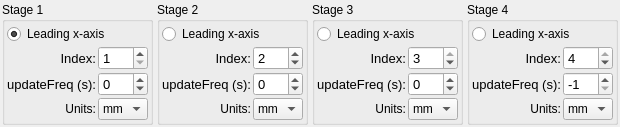
        <widget class="QWidget" name="tab_4">
         <attribute name="title">
          <string>motion settings</string>
         </attribute>
         <layout class="QHBoxLayout" name="horizontalLayout_16">
          <property name="spacing">
           <number>4</number>
          </property>
          <property name="leftMargin">
           <number>2</number>
          </property>
          <property name="topMargin">
           <number>2</number>
          </property>
          <property name="rightMargin">
           <number>2</number>
          </property>
          <property name="bottomMargin">
           <number>2</number>
          </property>
          <item>
           <widget class="QGroupBox" name="groupBox_2">
            <property name="title">
             <string>Stage 1</string>
            </property>
            <layout class="QVBoxLayout" name="verticalLayout_10">
             <property name="spacing">
              <number>2</number>
             </property>
             <property name="leftMargin">
              <number>2</number>
             </property>
             <property name="topMargin">
              <number>2</number>
             </property>
             <property name="rightMargin">
              <number>2</number>
             </property>
             <property name="bottomMargin">
              <number>2</number>
             </property>
             <item>
              <widget class="QRadioButton" name="RB_xAxis0">
               <property name="text">
                <string>Leading x-axis</string>
               </property>
               <property name="checked">
                <bool>true</bool>
               </property>
               <property name="autoExclusive">
                <bool>true</bool>
               </property>
               <attribute name="buttonGroup">
                <string notr="true">buttonGroup</string>
               </attribute>
              </widget>
             </item>
             <item>
              <layout class="QGridLayout" name="gridLayout_11">
               <property name="spacing">
                <number>2</number>
               </property>
               <item row="2" column="0">
                <widget class="QLabel" name="label_8">
                 <property name="text">
                  <string>Units:</string>
                 </property>
                 <property name="alignment">
                  <set>Qt::AlignRight|Qt::AlignTrailing|Qt::AlignVCenter</set>
                 </property>
                </widget>
               </item>
               <item row="0" column="1">
                <widget class="QSpinBox" name="SB_si0">
                 <property name="font">
                  <font>
                   <pointsize>10</pointsize>
                  </font>
                 </property>
                 <property name="minimum">
                  <number>1</number>
                 </property>
                 <property name="maximum">
                  <number>3</number>
                 </property>
                </widget>
               </item>
               <item row="2" column="1">
                <widget class="QComboBox" name="CB_units0">
                 <item>
                  <property name="text">
                   <string>mm</string>
                  </property>
                 </item>
                 <item>
                  <property name="text">
                   <string>ps</string>
                  </property>
                 </item>
                 <item>
                  <property name="text">
                   <string>deg</string>
                  </property>
                 </item>
                </widget>
               </item>
               <item row="1" column="0">
                <widget class="QLabel" name="label_33">
                 <property name="font">
                  <font>
                   <pointsize>10</pointsize>
                  </font>
                 </property>
                 <property name="text">
                  <string>updateFreq (s):</string>
                 </property>
                 <property name="alignment">
                  <set>Qt::AlignRight|Qt::AlignTrailing|Qt::AlignVCenter</set>
                 </property>
                </widget>
               </item>
               <item row="1" column="1">
                <widget class="QSpinBox" name="SB_updateFreq0">
                 <property name="font">
                  <font>
                   <pointsize>10</pointsize>
                  </font>
                 </property>
                 <property name="minimum">
                  <number>-1</number>
                 </property>
                 <property name="maximum">
                  <number>60</number>
                 </property>
                 <property name="value">
                  <number>0</number>
                 </property>
                </widget>
               </item>
               <item row="0" column="0">
                <widget class="QLabel" name="label_4">
                 <property name="font">
                  <font>
                   <pointsize>10</pointsize>
                  </font>
                 </property>
                 <property name="text">
                  <string>Index:</string>
                 </property>
                 <property name="alignment">
                  <set>Qt::AlignRight|Qt::AlignTrailing|Qt::AlignVCenter</set>
                 </property>
                </widget>
               </item>
              </layout>
             </item>
            </layout>
           </widget>
          </item>
          <item>
           <widget class="QGroupBox" name="groupBox_3">
            <property name="title">
             <string>Stage 2</string>
            </property>
            <layout class="QVBoxLayout" name="verticalLayout_11">
             <property name="spacing">
              <number>2</number>
             </property>
             <property name="leftMargin">
              <number>2</number>
             </property>
             <property name="topMargin">
              <number>2</number>
             </property>
             <property name="rightMargin">
              <number>2</number>
             </property>
             <property name="bottomMargin">
              <number>2</number>
             </property>
             <item>
              <widget class="QRadioButton" name="RB_xAxis1">
               <property name="text">
                <string>Leading x-axis</string>
               </property>
               <attribute name="buttonGroup">
                <string notr="true">buttonGroup</string>
               </attribute>
              </widget>
             </item>
             <item>
              <layout class="QGridLayout" name="gridLayout_12">
               <property name="spacing">
                <number>2</number>
               </property>
               <item row="0" column="1">
                <widget class="QSpinBox" name="SB_si1">
                 <property name="font">
                  <font>
                   <pointsize>10</pointsize>
                  </font>
                 </property>
                 <property name="minimum">
                  <number>1</number>
                 </property>
                 <property name="maximum">
                  <number>3</number>
                 </property>
                 <property name="singleStep">
                  <number>1</number>
                 </property>
                 <property name="value">
                  <number>2</number>
                 </property>
                </widget>
               </item>
               <item row="0" column="0">
                <widget class="QLabel" name="label_12">
                 <property name="font">
                  <font>
                   <pointsize>10</pointsize>
                  </font>
                 </property>
                 <property name="text">
                  <string>Index:</string>
                 </property>
                 <property name="alignment">
                  <set>Qt::AlignRight|Qt::AlignTrailing|Qt::AlignVCenter</set>
                 </property>
                </widget>
               </item>
               <item row="2" column="0">
                <widget class="QLabel" name="label_16">
                 <property name="text">
                  <string>Units:</string>
                 </property>
                 <property name="alignment">
                  <set>Qt::AlignRight|Qt::AlignTrailing|Qt::AlignVCenter</set>
                 </property>
                </widget>
               </item>
               <item row="2" column="1">
                <widget class="QComboBox" name="CB_units1">
                 <property name="insertPolicy">
                  <enum>QComboBox::InsertAtTop</enum>
                 </property>
                 <item>
                  <property name="text">
                   <string>mm</string>
                  </property>
                 </item>
                 <item>
                  <property name="text">
                   <string>ps</string>
                  </property>
                 </item>
                 <item>
                  <property name="text">
                   <string>deg</string>
                  </property>
                 </item>
                </widget>
               </item>
               <item row="1" column="0">
                <widget class="QLabel" name="label_43">
                 <property name="font">
                  <font>
                   <pointsize>10</pointsize>
                  </font>
                 </property>
                 <property name="text">
                  <string>updateFreq (s):</string>
                 </property>
                 <property name="alignment">
                  <set>Qt::AlignRight|Qt::AlignTrailing|Qt::AlignVCenter</set>
                 </property>
                </widget>
               </item>
               <item row="1" column="1">
                <widget class="QSpinBox" name="SB_updateFreq1">
                 <property name="font">
                  <font>
                   <pointsize>10</pointsize>
                  </font>
                 </property>
                 <property name="minimum">
                  <number>-1</number>
                 </property>
                 <property name="maximum">
                  <number>60</number>
                 </property>
                 <property name="value">
                  <number>0</number>
                 </property>
                </widget>
               </item>
              </layout>
             </item>
            </layout>
           </widget>
          </item>
          <item>
           <widget class="QGroupBox" name="groupBox_9">
            <property name="title">
             <string>Stage 3</string>
            </property>
            <layout class="QVBoxLayout" name="verticalLayout_12">
             <property name="spacing">
              <number>2</number>
             </property>
             <property name="leftMargin">
              <number>2</number>
             </property>
             <property name="topMargin">
              <number>2</number>
             </property>
             <property name="rightMargin">
              <number>2</number>
             </property>
             <property name="bottomMargin">
              <number>2</number>
             </property>
             <item>
              <widget class="QRadioButton" name="RB_xAxis2">
               <property name="text">
                <string>Leading x-axis</string>
               </property>
               <attribute name="buttonGroup">
                <string notr="true">buttonGroup</string>
               </attribute>
              </widget>
             </item>
             <item>
              <layout class="QGridLayout" name="gridLayout_15">
               <property name="spacing">
                <number>2</number>
               </property>
               <item row="2" column="1">
                <widget class="QComboBox" name="CB_units2">
                 <item>
                  <property name="text">
                   <string>mm</string>
                  </property>
                 </item>
                 <item>
                  <property name="text">
                   <string>ps</string>
                  </property>
                 </item>
                 <item>
                  <property name="text">
                   <string>deg</string>
                  </property>
                 </item>
                </widget>
               </item>
               <item row="2" column="0">
                <widget class="QLabel" name="label_41">
                 <property name="text">
                  <string>Units:</string>
                 </property>
                 <property name="alignment">
                  <set>Qt::AlignRight|Qt::AlignTrailing|Qt::AlignVCenter</set>
                 </property>
                </widget>
               </item>
               <item row="1" column="1">
                <widget class="QSpinBox" name="SB_updateFreq2">
                 <property name="font">
                  <font>
                   <pointsize>10</pointsize>
                  </font>
                 </property>
                 <property name="minimum">
                  <number>-1</number>
                 </property>
                 <property name="maximum">
                  <number>60</number>
                 </property>
                 <property name="value">
                  <number>0</number>
                 </property>
                </widget>
               </item>
               <item row="1" column="0">
                <widget class="QLabel" name="label_44">
                 <property name="font">
                  <font>
                   <pointsize>10</pointsize>
                  </font>
                 </property>
                 <property name="text">
                  <string>updateFreq (s):</string>
                 </property>
                 <property name="alignment">
                  <set>Qt::AlignRight|Qt::AlignTrailing|Qt::AlignVCenter</set>
                 </property>
                </widget>
               </item>
               <item row="0" column="0">
                <widget class="QLabel" name="label_20">
                 <property name="font">
                  <font>
                   <pointsize>10</pointsize>
                  </font>
                 </property>
                 <property name="text">
                  <string>Index:</string>
                 </property>
                 <property name="alignment">
                  <set>Qt::AlignRight|Qt::AlignTrailing|Qt::AlignVCenter</set>
                 </property>
                </widget>
               </item>
               <item row="0" column="1">
                <widget class="QSpinBox" name="SB_si2">
                 <property name="font">
                  <font>
                   <pointsize>10</pointsize>
                  </font>
                 </property>
                 <property name="minimum">
                  <number>1</number>
                 </property>
                 <property name="maximum">
                  <number>3</number>
                 </property>
                 <property name="singleStep">
                  <number>1</number>
                 </property>
                 <property name="value">
                  <number>3</number>
                 </property>
                </widget>
               </item>
              </layout>
             </item>
            </layout>
           </widget>
          </item>
          <item>
           <widget class="QGroupBox" name="groupBox_10">
            <property name="title">
             <string>Stage 4</string>
            </property>
            <layout class="QVBoxLayout" name="verticalLayout_13">
             <property name="spacing">
              <number>2</number>
             </property>
             <property name="leftMargin">
              <number>2</number>
             </property>
             <property name="topMargin">
              <number>2</number>
             </property>
             <property name="rightMargin">
              <number>2</number>
             </property>
             <property name="bottomMargin">
              <number>2</number>
             </property>
             <item>
              <widget class="QRadioButton" name="RB_xAxis3">
               <property name="text">
                <string>Leading x-axis</string>
               </property>
               <attribute name="buttonGroup">
                <string notr="true">buttonGroup</string>
               </attribute>
              </widget>
             </item>
             <item>
              <layout class="QGridLayout" name="gridLayout_16">
               <property name="spacing">
                <number>2</number>
               </property>
               <item row="2" column="1">
                <widget class="QComboBox" name="CB_units3">
                 <item>
                  <property name="text">
                   <string>mm</string>
                  </property>
                 </item>
                 <item>
                  <property name="text">
                   <string>ps</string>
                  </property>
                 </item>
                 <item>
                  <property name="text">
                   <string>deg</string>
                  </property>
                 </item>
                </widget>
               </item>
               <item row="2" column="0">
                <widget class="QLabel" name="label_24">
                 <property name="text">
                  <string>Units:</string>
                 </property>
                 <property name="alignment">
                  <set>Qt::AlignRight|Qt::AlignTrailing|Qt::AlignVCenter</set>
                 </property>
                </widget>
               </item>
               <item row="1" column="0">
                <widget class="QLabel" name="label_45">
                 <property name="font">
                  <font>
                   <pointsize>10</pointsize>
                  </font>
                 </property>
                 <property name="text">
                  <string>updateFreq (s):</string>
                 </property>
                 <property name="alignment">
                  <set>Qt::AlignRight|Qt::AlignTrailing|Qt::AlignVCenter</set>
                 </property>
                </widget>
               </item>
               <item row="1" column="1">
                <widget class="QSpinBox" name="SB_updateFreq3">
                 <property name="font">
                  <font>
                   <pointsize>10</pointsize>
                  </font>
                 </property>
                 <property name="minimum">
                  <number>-1</number>
                 </property>
                 <property name="maximum">
                  <number>60</number>
                 </property>
                 <property name="value">
                  <number>-1</number>
                 </property>
                </widget>
               </item>
               <item row="0" column="0">
                <widget class="QLabel" name="label_37">
                 <property name="font">
                  <font>
                   <pointsize>10</pointsize>
                  </font>
                 </property>
                 <property name="text">
                  <string>Index:</string>
                 </property>
                 <property name="alignment">
                  <set>Qt::AlignRight|Qt::AlignTrailing|Qt::AlignVCenter</set>
                 </property>
                </widget>
               </item>
               <item row="0" column="1">
                <widget class="QSpinBox" name="SB_si3">
                 <property name="font">
                  <font>
                   <pointsize>10</pointsize>
                  </font>
                 </property>
                 <property name="minimum">
                  <number>1</number>
                 </property>
                 <property name="maximum">
                  <number>4</number>
                 </property>
                 <property name="singleStep">
                  <number>1</number>
                 </property>
                 <property name="value">
                  <number>4</number>
                 </property>
                </widget>
               </item>
              </layout>
             </item>
            </layout>
           </widget>
          </item>
         </layout>
        </widget>
